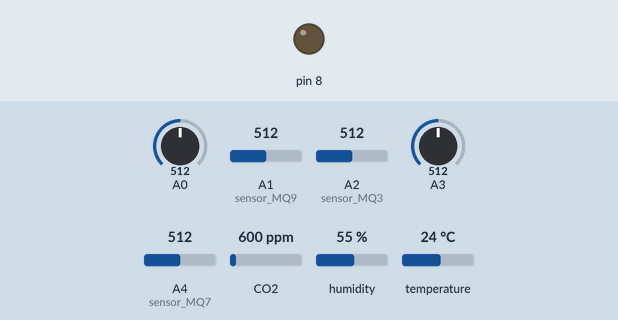
Bench run of a sketch on a simulated Arduino Uno, built with avr-gcc and run on an emulated ATmega328P. Parts: output pins drawn as LEDs (lit = HIGH). The test bench sets the inputs (shaded band); at power-on: A0 = 512, A1 (sensor_MQ9) = 512, A2 (sensor_MQ3) = 512, A3 = 512, A4 (sensor_MQ7) = 512, CO2 600 ppm, humidity 55 %, temperature 24 °C. What the sketch prints to the serial monitor is not drawn.

Above: at 51.5 s.
At 56.25 s:
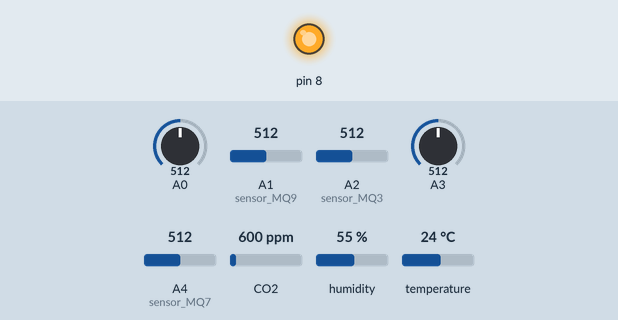
Timing chart, 0 to 57.3 s (numbered marks = the images above):
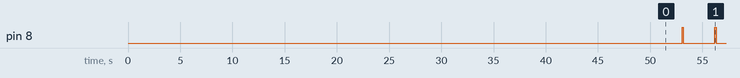

Measured:
- by itself, pin 8: alternates HIGH for 0.10 s and LOW for 3.0 s

The sketch:

arduino_code.ino
```cpp
#include <dht11.h>
#include <MQ135.h>
#define DHT11PIN 4

dht11 DHT11;

const int sensor_MQ135 = A5;
MQ135 gasSensor = MQ135(sensor_MQ135);

#define         MQ8_PIN                      (3)
#define         RL_VALUE                     (10)
#define         RO_CLEAN_AIR_FACTOR          (9.21)
#define         Ro2_CLEAN_AIR_FACTOR2          (9.83)
#define         MQ2_PIN                       (0)
#define         RL_VALUE2                     (5)
#define         RO_CLEAN_AIR_FACTOR2          (9.83)
#define         CALIBARAION_SAMPLE_TIMES     (50)
#define         CALIBRATION_SAMPLE_INTERVAL  (500)
#define         READ_SAMPLE_INTERVAL         (50)
#define         READ_SAMPLE_TIMES            (5)
#define         GAS_H2                       (1)
#define         GAS_LPG                      (2)
#define         GAS_Methan                   (3)
#define         GAS_SMOKE                    (4)
float           H2Curve[3]  =  {2.3, 0.93,-1.44};
float           LPGCurve[3]  =  {2.3,0.21,-0.47};
float           COCurve[3]  =  {2.3,0.72,-0.34};
float           SmokeCurve[3] ={2.3,0.53,-0.44};
float           Ro           =  5;
float           Ro2          =  10;
float           sensor_volt;
float           RS_gas;
float           R0 =84;
float           ratio;
float           BAC;
int             R2 = 2000;

void setup()
{
  Serial.begin(9600);
  Serial.print("Starting calibration... ");
  pinMode(8, OUTPUT);
  Ro = MQCalibration(MQ8_PIN);
  Ro2 = MQCalibration(MQ2_PIN);
  Serial.print("Calibration is done...\n");
}

void loop()
{
  int chk = DHT11.read(DHT11PIN);
  int sensor_MQ7 = A4;
  int sensor_MQ3 = A2;
  int sensor_MQ9 = A1;
  float ppm = gasSensor.getPPM();
  int sensorValue = analogRead(sensor_MQ3);
  sensor_volt=(float)sensorValue/1024*5.0;
  RS_gas = ((5.0 * R2)/sensor_volt) - R2;
  R0 = 16000;
  ratio = RS_gas/R0;
  double x = 0.4*ratio;
  BAC = pow(x,-1.431);

  Serial.print((float)DHT11.humidity, 4 );
  Serial.print(" ");
  Serial.print((float)DHT11.temperature, 4 );
  Serial.print(" ");
  Serial.print(MQGetGasPercentage(MQRead(MQ8_PIN)/Ro,GAS_H2 ) );
  Serial.print(" ");
  if(MQGetGasPercentage2(MQRead(MQ2_PIN)/Ro2,GAS_LPG ) < 0){
    Serial.print("0");
  }
  else {
    Serial.print(MQGetGasPercentage2(MQRead(MQ2_PIN)/Ro2,GAS_LPG ) );
  }
  Serial.print(" ");
  if(MQGetGasPercentage2(MQRead(MQ2_PIN)/Ro2,GAS_Methan ) < 0){
    Serial.print("0");
  }
  else {
    Serial.print(MQGetGasPercentage2(MQRead(MQ2_PIN)/Ro2,GAS_Methan ));
  }
  Serial.print(" ");
  if(MQGetGasPercentage2(MQRead(MQ2_PIN)/Ro2,GAS_SMOKE ) < 0){
    Serial.print("0");
  }
  else {
    Serial.print(MQGetGasPercentage2(MQRead(MQ2_PIN)/Ro2,GAS_SMOKE ));
  }
  Serial.print(" ");
  Serial.print(BAC );
  Serial.print(" ");
  Serial.print(ppm );
  Serial.print(" ");
  Serial.print(analogRead(sensor_MQ7));
  Serial.print(" ");
  Serial.print(analogRead(sensor_MQ9));
  Serial.print("\n");

  delay(1000);

  if (MQGetGasPercentage(MQRead(MQ8_PIN)/Ro,GAS_H2)  > 30 || analogRead(sensor_MQ7)  > 500 || analogRead(sensor_MQ9)  > 500 || ppm > 100 || BAC > 150 || (float)DHT11.humidity > 60 ||  (float)DHT11.temperature > 30 ||  MQGetGasPercentage2(MQRead(MQ2_PIN)/Ro2,GAS_LPG ) > 0 || MQGetGasPercentage2(MQRead(MQ2_PIN)/Ro2,GAS_Methan ) > 0 || MQGetGasPercentage2(MQRead(MQ2_PIN)/Ro2,GAS_SMOKE ) > 0){
    digitalWrite(8, HIGH);
    delay(100);
    digitalWrite(8, LOW);
    delay(10);
  }

}
//MQ8
float MQResistanceCalculation(int raw_adc)
{
  return ( ((float)RL_VALUE*(1023-raw_adc)/raw_adc));
}

float MQCalibration(int mq_pin)
{
  int i;
  float val=0;

  for (i=0;i<CALIBARAION_SAMPLE_TIMES;i++) {
    val += MQResistanceCalculation(analogRead(mq_pin));
    delay(CALIBRATION_SAMPLE_INTERVAL);
  }
  val = val/CALIBARAION_SAMPLE_TIMES;
  val = val/RO_CLEAN_AIR_FACTOR;
  return val;
}

float MQRead(int mq_pin)
{
  int i;
  float rs=0;
  for (i=0;i<READ_SAMPLE_TIMES;i++) {
    rs += MQResistanceCalculation(analogRead(mq_pin));
    delay(READ_SAMPLE_INTERVAL);
  }
  rs = rs/READ_SAMPLE_TIMES;
  return rs;
}
int MQGetGasPercentage(float rs_ro_ratio, int gas_id)
{
  if ( gas_id == GAS_H2) {
     return MQGetPercentage(rs_ro_ratio,H2Curve);
  }
  return 0;
}
int  MQGetPercentage(float rs_ro_ratio, float *pcurve)
{
  return (pow(10,( ((log(rs_ro_ratio)-pcurve[1])/pcurve[2]) + pcurve[0])));
}


//MQ2
float MQResistanceCalculation2(int raw_adc2)
{
  return ( ((float)RL_VALUE2*(1023-raw_adc2)/raw_adc2));
}
float MQCalibration2(int mq_pin2)
{
  int i;
  float val=0;

  for (i=0;i<CALIBARAION_SAMPLE_TIMES;i++) {            //take multiple samples
    val += MQResistanceCalculation2(analogRead(mq_pin2));
    delay(CALIBRATION_SAMPLE_INTERVAL);
  }
  val = val/CALIBARAION_SAMPLE_TIMES;                   //calculate the average value

  val = val/Ro2_CLEAN_AIR_FACTOR2;                        //divided by Ro2_CLEAN_AIR_FACTOR2 yields the Ro2
                                                        //according to the chart in the datasheet

  return val;
}
float MQRead2(int mq_pin2)
{
  int i;
  float rs2=0;
  for (i=0;i<READ_SAMPLE_TIMES;i++) {
    rs2 += MQResistanceCalculation2(analogRead(mq_pin2));
    delay(READ_SAMPLE_INTERVAL);
  }
  rs2 = rs2/READ_SAMPLE_TIMES;
  return rs2;
}
int MQGetGasPercentage2(float rs2_Ro2_ratio, int gas_id2)
{
  if ( gas_id2 == GAS_LPG ) {
     return MQGetPercentage2(rs2_Ro2_ratio,LPGCurve);
  } else if ( gas_id2 == GAS_Methan ) {
     return MQGetPercentage2(rs2_Ro2_ratio,COCurve);
  } else if ( gas_id2 == GAS_SMOKE ) {
     return MQGetPercentage2(rs2_Ro2_ratio,SmokeCurve);
  }

  return 0;
}
int  MQGetPercentage2(float rs2_Ro2_ratio, float *pcurve2)
{
  return (pow(10,( ((log(rs2_Ro2_ratio)-pcurve2[1])/pcurve2[2]) + pcurve2[0])));
}
```
